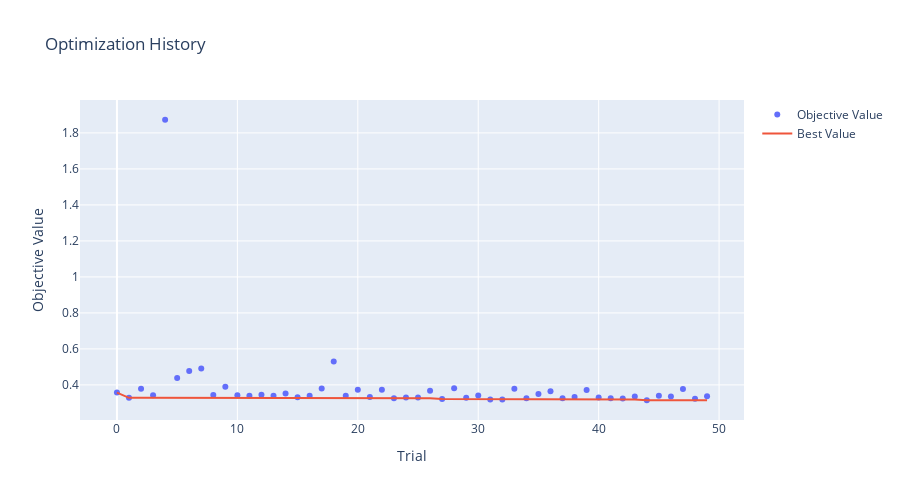

This figure's notebook cell:
### Markdown cell above
## Visualize Optimization History

### Code cell
fig = plot_optimization_history(study)
fig.update_layout(title='Optimization History', width=900, height=500)
fig.show()

### Figure 1 — Plotly figure (JSON) as saved in the notebook; plotly's stock layout.template omitted (floating-point values rounded to 4 significant figures)
{"data": [{"mode": "markers", "name": "Objective Value", "type": "scatter", "x": [0, 1, 2, 3, 4, 5, 6, 7, 8, 9, 10, 11, 12, 13, 14, 15, 16, 17, 18, 19, 20, 21, 22, 23, 24, 25, 26, 27, 28, 29, 30, 31, 32, 33, 34, 35, 36, 37, 38, 39, 40, 41, 42, 43, 44, 45, 46, 47, 48, 49], "y": [0.3573, 0.328, 0.3787, 0.3426, 1.873, 0.4379, 0.4769, 0.4909, 0.344, 0.3897, 0.3425, 0.3399, 0.3448, 0.3404, 0.3515, 0.3316, 0.3401, 0.38, 0.5298, 0.3403, 0.373, 0.3323, 0.3734, 0.3262, 0.3305, 0.3299, 0.3678, 0.3223, 0.3818, 0.3287, 0.3414, 0.3193, 0.3188, 0.3788, 0.3261, 0.3489, 0.3649, 0.3258, 0.3329, 0.3711, 0.3303, 0.3256, 0.3244, 0.335, 0.3147, 0.3396, 0.3351, 0.3771, 0.3231, 0.3373]}, {"mode": "lines", "name": "Best Value", "type": "scatter", "x": [0, 1, 2, 3, 4, 5, 6, 7, 8, 9, 10, 11, 12, 13, 14, 15, 16, 17, 18, 19, 20, 21, 22, 23, 24, 25, 26, 27, 28, 29, 30, 31, 32, 33, 34, 35, 36, 37, 38, 39, 40, 41, 42, 43, 44, 45, 46, 47, 48, 49], "y": [0.3573, 0.328, 0.328, 0.328, 0.328, 0.328, 0.328, 0.328, 0.328, 0.328, 0.328, 0.328, 0.328, 0.328, 0.328, 0.328, 0.328, 0.328, 0.328, 0.328, 0.328, 0.328, 0.328, 0.3262, 0.3262, 0.3262, 0.3262, 0.3223, 0.3223, 0.3223, 0.3223, 0.3193, 0.3188, 0.3188, 0.3188, 0.3188, 0.3188, 0.3188, 0.3188, 0.3188, 0.3188, 0.3188, 0.3188, 0.3188, 0.3147, 0.3147, 0.3147, 0.3147, 0.3147, 0.3147]}, {"marker": {"color": "#cccccc"}, "mode": "markers", "name": "Infeasible Trial", "showlegend": false, "type": "scatter", "x": [], "y": []}], "layout": {"height": 500, "title": {"text": "Optimization History"}, "width": 900, "xaxis": {"title": {"text": "Trial"}}, "yaxis": {"title": {"text": "Objective Value"}}}}
